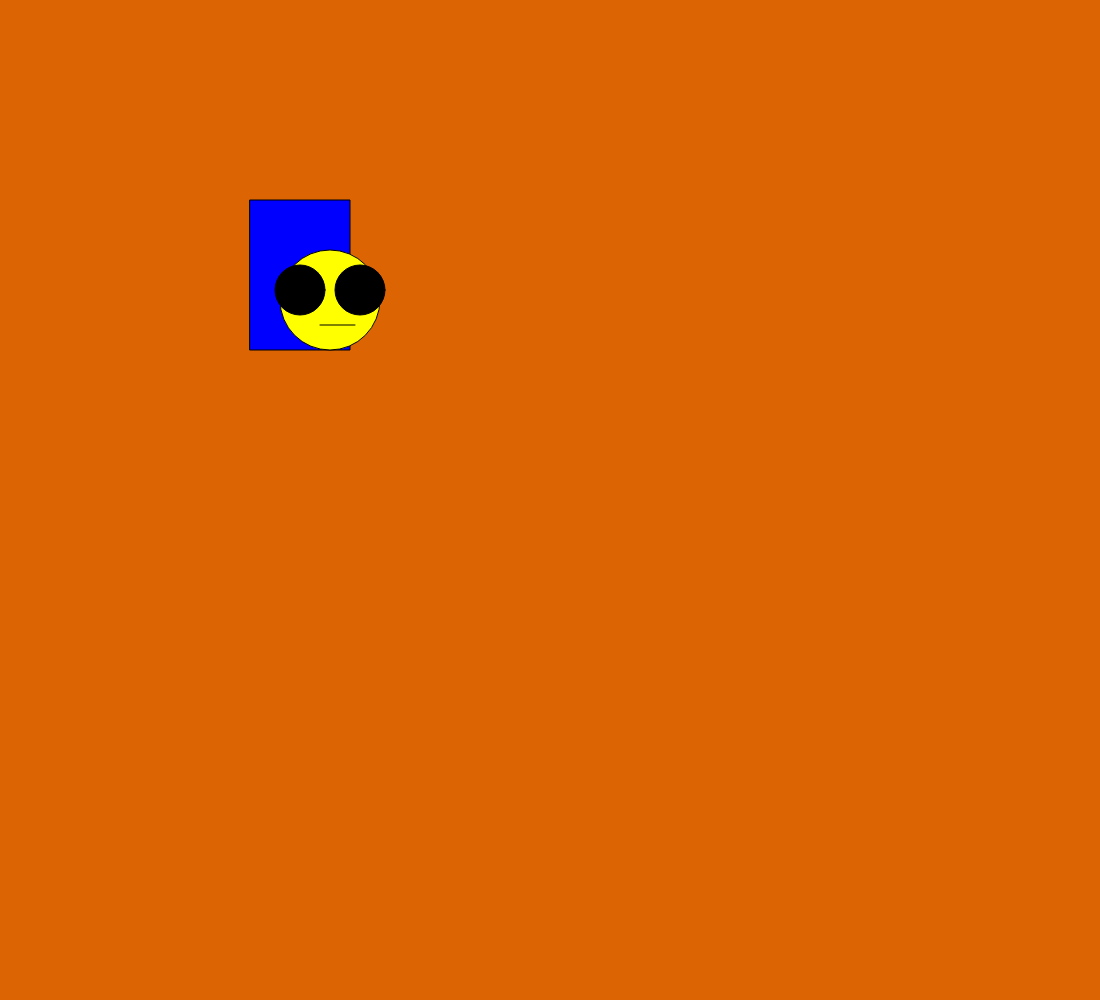
Frame 1 (no input)
Frame 60 (no input): identical to frame 1, image omitted
Frame 120 (the mouse pressed at the canvas centre since frame 60): identical to frame 1, image omitted

The p5.js sketch that drew this single still picture (run headless with seeded random() and noise() and a simulated clock; from frame 60 on, the mouse is pressed at the canvas centre):

// p5.js sketch
// ── sketch.js
function setup() {
  createCanvas(1100, 1000);
}

function draw(){
	background(220,100,3);
  fill("blue")
  rect(250,200,100,150)
  fill("yellow");
  ellipse(330,300,100,100);
  fill("black")
  ellipse(300,290,50,50)
  ellipse(360,290,50,50)
  line(320,325,355,325)

}
